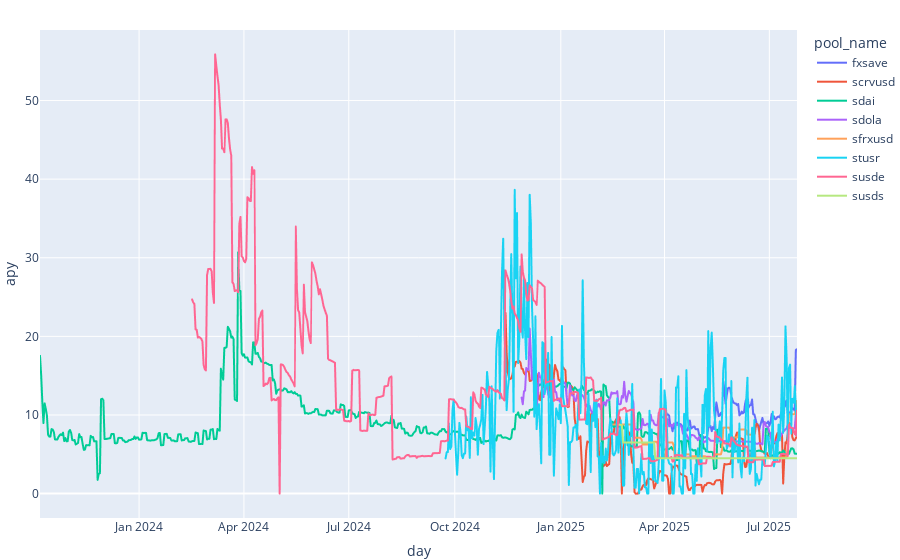

Notebook code for this chart:
### Markdown cell above
## APY Chart

### Code cell
query = """
SELECT 
  pool_name,
  DATE(time) as day,
  tvl_usd as tvl,
  apy,
  AVG(apy) OVER (
    PARTITION BY pool_name 
    ORDER BY DATE(time) 
    ROWS BETWEEN 29 PRECEDING AND CURRENT ROW
  ) as apy_30d_avg,
  AVG(apy) OVER (
    PARTITION BY pool_name 
    ORDER BY DATE(time) 
    ROWS BETWEEN 89 PRECEDING AND CURRENT ROW
  ) as apy_90d_avg
FROM llama.yield_pools

"""
df = pd.read_sql(query, engine)
fig = px.line(df, x='day', y='apy', color='pool_name')
fig.show()

### Figure 1 — Plotly figure (JSON) as saved in the notebook; plotly's stock layout.template omitted (floating-point values rounded to 4 significant figures; data arrays with more than 128 entries replaced by an {"elided": "..."} marker saying what was removed)
{"data": [{"hovertemplate": "pool_name=fxsave<br>day=%{x}<br>apy=%{y}<extra></extra>", "legendgroup": "fxsave", "line": {"color": "#636efa", "dash": "solid"}, "marker": {"symbol": "circle"}, "mode": "lines", "name": "fxsave", "showlegend": true, "type": "scattergl", "x": ["2025-04-02", "2025-04-03", "2025-04-04", "2025-04-05", "2025-04-06", "2025-04-07", "2025-04-08", "2025-04-09", "2025-04-10", "2025-04-11", "2025-04-12", "2025-04-13", "2025-04-14", "2025-04-15", "2025-04-16", "2025-04-17", "2025-04-18", "2025-04-19", "2025-04-20", "2025-04-21", "2025-04-22", "2025-04-23", "2025-04-24", "2025-04-25", "2025-04-26", "2025-04-27", "2025-04-28", "2025-04-29", "2025-04-30", "2025-05-01", "2025-05-02", "2025-05-03", "2025-05-04", "2025-05-05", "2025-05-06", "2025-05-07", "2025-05-08", "2025-05-09", "2025-05-10", "2025-05-11", "2025-05-12", "2025-05-13", "2025-05-14", "2025-05-15", "2025-05-16", "2025-05-17", "2025-05-18", "2025-05-19", "2025-05-20", "2025-05-21", "2025-05-22", "2025-05-23", "2025-05-24", "2025-05-25", "2025-05-26", "2025-05-27", "2025-05-28", "2025-05-29", "2025-05-30", "2025-05-31", "2025-06-01", "2025-06-02", "2025-06-03", "2025-06-04", "2025-06-05", "2025-06-06", "2025-06-07", "2025-06-08", "2025-06-09", "2025-06-10", "2025-06-11", "2025-06-12", "2025-06-13", "2025-06-14", "2025-06-15", "2025-06-16", "2025-06-17", "2025-06-18", "2025-06-19", "2025-06-20", "2025-06-21", "2025-06-22", "2025-06-23", "2025-06-24", "2025-06-25", "2025-06-26", "2025-06-27", "2025-06-28", "2025-06-29", "2025-06-30", "2025-07-01", "2025-07-02", "2025-07-03", "2025-07-04", "2025-07-05", "2025-07-06", "2025-07-07", "2025-07-08", "2025-07-09", "2025-07-10", "2025-07-11", "2025-07-12", "2025-07-13", "2025-07-14", "2025-07-15", "2025-07-16", "2025-07-17", "2025-07-18", "2025-07-19", "2025-07-20", "2025-07-21", "2025-07-22", "2025-07-23", "2025-07-24", "2025-07-25"], "xaxis": "x", "y": [10.58, 10.11, 10.07, 9.91, 8.7, 8.58, 7.93, 8.88, 8.27, 8.72, 9.03, 8.73, 8.86, 8.83, 8.66, 7.86, 8.18, 8.27, 8.1, 8.04, 8.78, 9.29, 8.27, 8.38, 8.52, 8.53, 8.19, 8.18, 8.21, 7.53, 7.05, 7.24, 7.24, 7.19, 7.09, 7.23, 7.17, 8.3, 8.71, 8.57, 7.94, 8.46, 8.21, 9.78, 11.6, 10.8, 9.85, 9.93, 10.28, 10.04, 14.32, 12.91, 11.44, 12.49, 13.38, 13.48, 13.32, 12.45, 11.89, 11.57, 11.47, 11.45, 11.24, 11.4, 9.95, 10.1, 10.43, 10.2, 10.34, 11.47, 12.11, 12.82, 10.94, 11.23, 11.26, 11.97, 10.08, 10.08, 9.48, 8.87, 8.82, 7.98, 8.63, 9.13, 9.63, 8.83, 8.89, 8.94, 8.98, 9.17, 8.62, 9.05, 10.13, 9.83, 9.84, 9.45, 9.51, 9.76, 9.8, 9.68, 10.15, 10.63, 10.84, 10.98, 11.21, 11.86, 9.2, 10.15, 10.25, 10.67, 10.88, 10.76, 10.55, 18.26, 18.37], "yaxis": "y"}, {"hovertemplate": "pool_name=scrvusd<br>day=%{x}<br>apy=%{y}<extra></extra>", "legendgroup": "scrvusd", "line": {"color": "#EF553B", "dash": "solid"}, "marker": {"symbol": "circle"}, "mode": "lines", "name": "scrvusd", "showlegend": true, "type": "scattergl", "x": {"elided": "254 str values"}, "xaxis": "x", "y": {"elided": "254 float values"}, "yaxis": "y"}, {"hovertemplate": "pool_name=sdai<br>day=%{x}<br>apy=%{y}<extra></extra>", "legendgroup": "sdai", "line": {"color": "#00cc96", "dash": "solid"}, "marker": {"symbol": "circle"}, "mode": "lines", "name": "sdai", "showlegend": true, "type": "scattergl", "x": {"elided": "658 str values"}, "xaxis": "x", "y": {"elided": "658 float values"}, "yaxis": "y"}, {"hovertemplate": "pool_name=sdola<br>day=%{x}<br>apy=%{y}<extra></extra>", "legendgroup": "sdola", "line": {"color": "#ab63fa", "dash": "solid"}, "marker": {"symbol": "circle"}, "mode": "lines", "name": "sdola", "showlegend": true, "type": "scattergl", "x": {"elided": "206 str values"}, "xaxis": "x", "y": {"elided": "206 float values"}, "yaxis": "y"}, {"hovertemplate": "pool_name=sfrxusd<br>day=%{x}<br>apy=%{y}<extra></extra>", "legendgroup": "sfrxusd", "line": {"color": "#FFA15A", "dash": "solid"}, "marker": {"symbol": "circle"}, "mode": "lines", "name": "sfrxusd", "showlegend": true, "type": "scattergl", "x": {"elided": "162 str values"}, "xaxis": "x", "y": {"elided": "162 float values"}, "yaxis": "y"}, {"hovertemplate": "pool_name=stusr<br>day=%{x}<br>apy=%{y}<extra></extra>", "legendgroup": "stusr", "line": {"color": "#19d3f3", "dash": "solid"}, "marker": {"symbol": "circle"}, "mode": "lines", "name": "stusr", "showlegend": true, "type": "scattergl", "x": {"elided": "306 str values"}, "xaxis": "x", "y": {"elided": "306 float values"}, "yaxis": "y"}, {"hovertemplate": "pool_name=susde<br>day=%{x}<br>apy=%{y}<extra></extra>", "legendgroup": "susde", "line": {"color": "#FF6692", "dash": "solid"}, "marker": {"symbol": "circle"}, "mode": "lines", "name": "susde", "showlegend": true, "type": "scattergl", "x": {"elided": "530 str values"}, "xaxis": "x", "y": {"elided": "530 float values"}, "yaxis": "y"}, {"hovertemplate": "pool_name=susds<br>day=%{x}<br>apy=%{y}<extra></extra>", "legendgroup": "susds", "line": {"color": "#B6E880", "dash": "solid"}, "marker": {"symbol": "circle"}, "mode": "lines", "name": "susds", "showlegend": true, "type": "scattergl", "x": {"elided": "155 str values"}, "xaxis": "x", "y": {"elided": "155 float values"}, "yaxis": "y"}], "layout": {"legend": {"title": {"text": "pool_name"}, "tracegroupgap": 0}, "xaxis": {"anchor": "y", "domain": [0, 1], "title": {"text": "day"}}, "yaxis": {"anchor": "x", "domain": [0, 1], "title": {"text": "apy"}}}}
